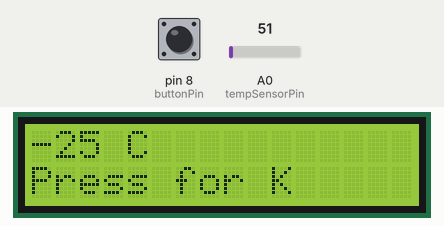
This sketch was run on a simulated Arduino Uno, built with avr-gcc and run on an emulated ATmega328P. Shown: 16×2 character LCD. The test bench sets the inputs (shaded band); at power-on: pin 8 (buttonPin) HIGH, A0 (tempSensorPin) = 51.

Above: at 3.2 s.
3.3 s: pin 8 (buttonPin) pulled LOW for 1 s
At 5.5 s:
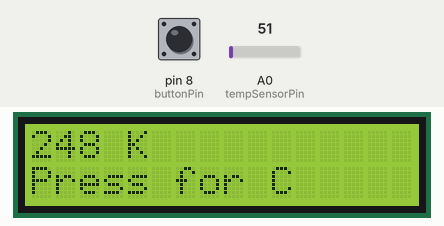
5.8 s: A0 (tempSensorPin) set to 61
At 7.0 s:
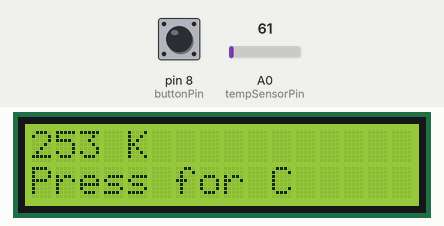
7.3 s: pin 8 (buttonPin) pulled LOW for 0.15 s
At 8.8 s:
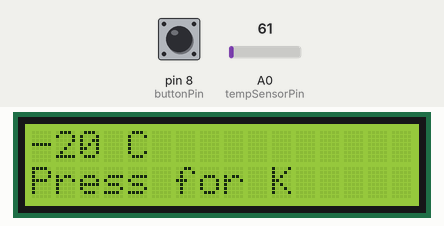
9.1 s: A0 (tempSensorPin) set to 71
At 9.5 s:
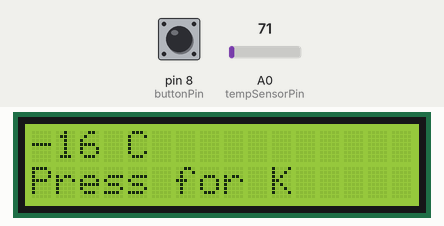
10.6 s: A0 (tempSensorPin) set to 86
At 11.8 s:
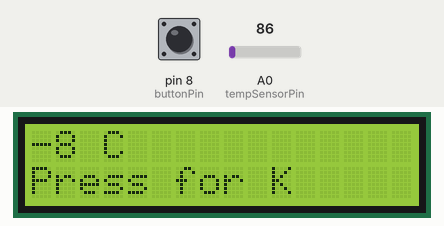
Timing chart, 0 to 13.1 s (numbered marks = the images above; inputs shaded):
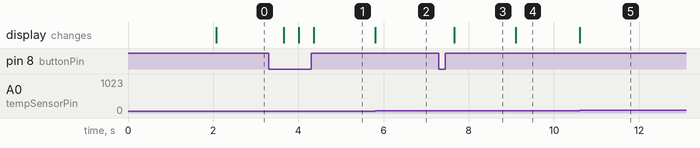

The sketch:

thermometer.ino
```cpp
///Robotronics Club IET DAVV
////Created by Ambika Joshi
/////Smart Traffic Light System
/*This project uses an Arduino, a temperature sensor, an LCD
and a button to create a temperature display that allows
users to toggle between Celsius and Kelvin units.
 It provides a simple interface for viewing temperature readings
in real-time and switching between units with a button press.*/


#include <LiquidCrystal.h>

// Initialize the LCD: RS, EN, D4, D5, D6, D7
LiquidCrystal lcd(12, 11, 5, 4, 3, 2);

// Pin definitions
const int tempSensorPin = A0; // Pin for the temperature sensor
const int buttonPin = 8;      // Pin for the button

// State variable
bool showKelvin = false; // Tracks whether to show Kelvin or Celsius

void setup() {
  lcd.begin(16, 2);               // Initialize the LCD (16x2 size)
  pinMode(tempSensorPin, INPUT);  // Set sensor pin as input
  pinMode(buttonPin, INPUT_PULLUP); // Enable internal pull-up resistor for the button

  lcd.print("Press button");      // Initial message
  delay(2000);                    // Wait for 2 seconds before starting
  lcd.clear();                    // Clear the initial message
}

void loop() {
  // Check if the button is pressed
  if (digitalRead(buttonPin) == LOW) { // Button is pressed when LOW
    delay(50);                         // Short delay to debounce the button

    showKelvin = !showKelvin;          // Toggle between Celsius and Kelvin mode
    delay(300);                        // Wait for button release
  }

  // Read the temperature sensor value
  int sensorValue = analogRead(tempSensorPin);          // Get raw sensor value
  int tempCelsius = map(sensorValue, 20, 358, -40, 125); // Convert to Celsius

  // Display the temperature
  lcd.setCursor(0, 0); // Start at the top left
  if (showKelvin) {
    lcd.print(tempCelsius + 273); // Convert Celsius to Kelvin
    lcd.print(" K  ");            // Extra spaces to overwrite previous text
    lcd.setCursor(0, 1);          // Move to the second row
    lcd.print("Press for C ");    // Instruction for next toggle
  } else {
    lcd.print(tempCelsius);       // Show Celsius
    lcd.print(" C  ");            // Extra spaces to overwrite previous text
    lcd.setCursor(0, 1);          // Move to the second row
    lcd.print("Press for K ");    // Instruction for next toggle
  }
}
```

Measured:
- after the input at 3.3 s, the display: changes after 0.36 s (image 1)
- after the input at 5.8 s, the display: changes at once (image 2)
- after the input at 7.3 s, the display: changes after 0.36 s (image 3)
- after the input at 9.1 s, the display: changes at once (image 4)
- after the input at 10.6 s, the display: changes at once (image 5)
